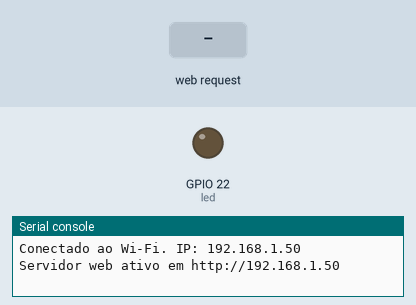
Simulated run of this program. Board: ESP32 board running MicroPython. Shown: output pins drawn as LEDs (lit = HIGH), the last lines printed to the serial console. The test bench sets the inputs (shaded band). WiFi joins after 1.5 s.

Above: at 3.2 s.
3.3 s: HTTP request GET /?led=on received
At 3.8 s:
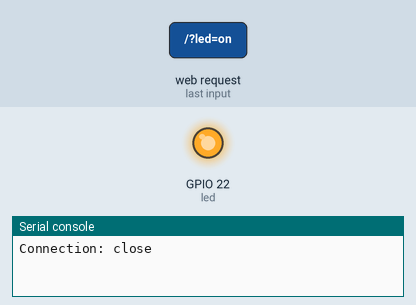
6.3 s: HTTP request GET /?led=off received
At 7.3 s:
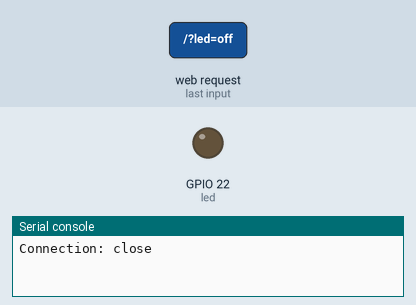
Timing chart, 0 to 9.3 s (numbered marks = the images above; inputs shaded):
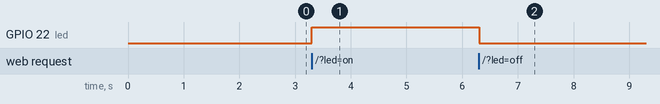

Measured:
- after the input at 3.3 s, GPIO 22 (led): LOW → HIGH at once
- after the input at 6.3 s, GPIO 22 (led): HIGH → LOW at once

The program:

code.py
```python
import network
import socket
import time
from machine import Pin

# --- Configuração Wi-Fi ---
ssid = 'zezocas'
password = '123456789'

led = Pin(22, Pin.OUT)  # LED onboard do ESP32 (pino 2) ou "22" para o led externo
led.off()  # Começa desligado

# --- Conectar ao Wi-Fi ---
station = network.WLAN(network.STA_IF)
station.active(True)
station.connect(ssid, password)

while not station.isconnected():
    time.sleep(1)

print('Conectado ao Wi-Fi. IP:', station.ifconfig()[0])

# --- Função para gerar HTML dinâmico ---
def gerar_html(estado_led):
    estado_texto = "Ligado" if estado_led else "Desligado"
    return f"""<!DOCTYPE html>
<html lang="pt">
<head>
  <meta charset="UTF-8" />
  <meta name="viewport" content="width=device-width, initial-scale=1.0"/>
  <title>Trabalho 3 - Controlo do Hardware</title>
  <style>
    * {{
      margin: 0;
      padding: 0;
      box-sizing: border-box;
    }}

    html, body {{
      height: 100%;
    }}

    body {{
      font-family: sans-serif;
      background-color: #f9f9f9;
      display: flex;
      flex-direction: column;
    }}

    header {{
      background-color: #ffffff;
      padding: 1rem;
      border-bottom: 1px solid #ddd;
    }}

    header h1 {{
      font-size: 1.2rem;
      font-weight: normal;
      margin-left: 1rem;
    }}

    .container {{
      display: flex;
      flex: 1;
    }}

    aside {{
      width: 220px;
      background-color: #b5a556;
      padding: 1rem;
      color: black;
    }}

    aside h2 {{
      font-weight: bold;
      margin-bottom: 1rem;
    }}

    aside p {{
      margin-bottom: 0.5rem;
    }}

    main {{
      flex: 1;
    }}

    .header-bar {{
      background-color: #666;
      color: white;
      padding: 1rem;
    }}

    .header-bar h2 {{
      font-size: 1.8rem;
      font-weight: bold;
    }}

    .estado-led {{
      background-color: #e9ecef;
      margin: 2rem;
      padding: 2rem;
      border-radius: 10px;
      text-align: center;
    }}

    .estado-led h3 {{
      font-size: 3rem;
      margin-bottom: 1.5rem;
    }}

    .botoes {{
      display: flex;
      justify-content: center;
      gap: 1rem;
    }}

    .ligar {{
      background-color: #b5a556;
      color: black;
      border: none;
      padding: 0.5rem 1rem;
      font-weight: bold;
      cursor: pointer;
      border-radius: 5px;
    }}

    .desligar {{
      background-color: black;
      color: white;
      border: none;
      padding: 0.5rem 1rem;
      font-weight: bold;
      cursor: pointer;
      border-radius: 5px;
    }}

    .info {{
      display: flex;
      justify-content: space-around;
      padding: 2rem;
    }}

    .info div {{
      width: 30%;
    }}

    .info h3 {{
      font-family: monospace;
      font-size: 1.6rem;
      margin-bottom: 1rem;
    }}

    .info p {{
      font-size: 0.95rem;
      line-height: 1.5;
      color: #333;
    }}

    footer {{
      background-color: #ccc;
      text-align: center;
      padding: 0.5rem;
      font-size: 0.8rem;
    }}
  </style>
</head>
<body>
  <header>
    <h1>Trabalho 3</h1>
  </header>

  <div class="container">
    <aside>
      <h2>Grupo:</h2>
      <p><strong>José João - a55827</strong></p>
      <p><strong>Johnny Alves - 55817</strong></p>
      <p><strong>Miguel Carneiro - 63424</strong></p>
    </aside>

    <main>
      <section class="header-bar">
        <h2>Controlo do Hardware</h2>
      </section>

      <section class="estado-led">
        <h3 id="estado-led-texto">LED {estado_texto}</h3>
        <div class="botoes">
          <form method="get" action="/">
            <button class="ligar" name="led" value="on" type="submit">Ligar</button>
            <button class="desligar" name="led" value="off" type="submit">Desligar</button>
          </form>
        </div>
      </section>

      <section class="info">
        <div>
          <h3>ESP 32</h3>
          <p>O ESP32 é um microcontrolador moderno, potente e versátil [...]</p>
        </div>
        <div>
          <h3>LED</h3>
          <p>O LED (Díodo Emissor de Luz) é um componente eletrónico [...]</p>
        </div>
        <div>
          <h3>Resistência</h3>
          <p>A resistência (ou resistor) é usada em série com o LED para limitar [...]</p>
        </div>
      </section>
    </main>
  </div>

  <footer>
    <p>Copyright 2025</p>
  </footer>
</body>
</html>
"""

# --- Servidor Web ---
addr = socket.getaddrinfo('0.0.0.0', 80)[0][-1]
s = socket.socket()
s.bind(addr)
s.listen(1)

print('Servidor web ativo em http://%s' % station.ifconfig()[0])

while True:
    conn, addr = s.accept()
    print('Cliente conectado de', addr)
    request = conn.recv(1024).decode()
    print('Requisição:', request)

    # Controlo do LED via parâmetros GET
    if 'led=on' in request:
        led.on()
    elif 'led=off' in request:
        led.off()

    # Gera HTML dinâmico com estado atual do LED
    response = 'HTTP/1.1 200 OK\r\nContent-Type: text/html\r\n\r\n' + gerar_html(led.value())
    conn.send(response)
    conn.close()
```
